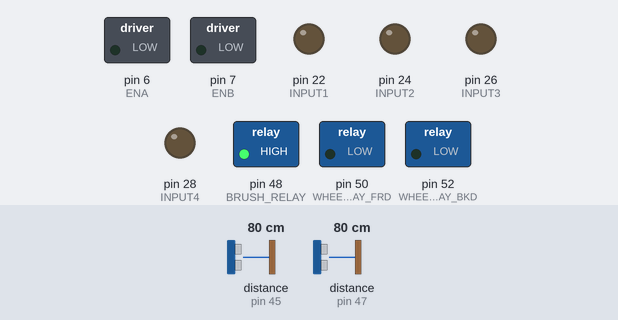
Simulated run of this sketch. Board: Arduino Mega 2560, built with avr-gcc and run on an emulated ATmega2560. On the bench: switched loads named in the sketch (green lamp = pin HIGH), output pins drawn as LEDs (lit = HIGH). Inputs (shaded band) come from the test bench; at power-on: distance to the obstacle (sensors on pin 45, pin 47) 80 cm. The echo pulse lasts 58.3 µs per cm; what the sketch prints to the serial monitor is not drawn.

Above: at 1.2 s.
1.3 s: distance to the obstacle (sensor on pin 45) set to 2 cm
2.8 s: distance to the obstacle (sensor on pin 47) set to 2 cm
Timing chart, 0 to 5.8 s (numbered marks = the images above; inputs shaded):
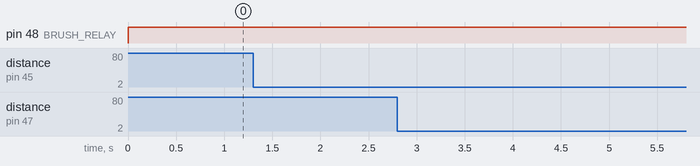

The sketch:

FINAL_CODE.ino
```cpp
#include <NewPing.h>
/**********************Definations:*******************/
//1. H-Bridge
#define INPUT1 22
#define INPUT2 24
#define INPUT3 26
#define INPUT4 28
#define ENA 6
#define ENB 7
//2.RotatingBrush_MotorRelay
#define BRUSH_RELAY 48
//3.Wheels_MotorRelay
#define WHEELRELAY_FRD 50
#define WHEELRELAY_BKD 52
//4.BluetoohModule
#define rx 0
#define tx 1
//5.UltraSonics
#define TRIG_FORWARD 44
#define ECHO_FORWARD 45
#define TRIG_BACKWARD 46
#define ECHO_BACKWARD 47
//6.Encoders
#define ENCODER_RIGHT 30
#define ENCODER_LEFT 32

#define SONAR_NUM 2      // Number of sensors.
#define MAX_DISTANCE 200 // Maximum distance (in cm) to ping.
NewPing sonar[SONAR_NUM] = {   // Sensor object array.
  NewPing(TRIG_FORWARD, ECHO_FORWARD, MAX_DISTANCE), // Each sensor's trigger pin, echo pin, and max distance to ping.
  NewPing(TRIG_BACKWARD, ECHO_BACKWARD, MAX_DISTANCE)
};

/*****************************************************/
/******************Global_Variables:*****************/
//1-PID_Parameters:
double kp = 0.085;
double ki = 5.5;
double kd = 0.00002;
//2-Speed_parameters:
int sv_speed = 100;     //this value is 0~255
double pv_speed = 0;
double set_speed = 0;
double e_speed = 0; //error of speed = set_speed - pv_speed
double e_speed_pre = 0;  //last error of speed
double e_speed_sum = 0;  //sum error of speed
double pwm_pulse = 0;     //this value is 0~255
//3-Encoder:
int rcount = 0;
int lcount = 0;
//4-Bluetooth_recieved_Charachters:
String mySt = "";
char myChar;
boolean stringComplete = false;  // whether the string is complete
boolean motor_start = false;
//5- Timer:
int timer1_counter; //for timer
int i = 0;
/*****************************************************/
/*******************Functions decleration:***********/
void roboForward_H (int);
void roboBackward_H (int);
void roboForward_Relay (void);
void roboBackward_Relay (void);
void roboStop (void);
void brushRotate(void);
void serialEvent(void);
void rencoder(void);
void lecnoder(void);
/*****************************************************/
void setup() {

  //PIN_MODE_SETUP:
  //1. H-Bridge
  pinMode (INPUT1, OUTPUT);
  pinMode (INPUT2, OUTPUT);
  pinMode (INPUT3, OUTPUT);
  pinMode (INPUT4, OUTPUT);
  pinMode (ENA, OUTPUT);
  pinMode (ENB, OUTPUT);
  //2.RotatingBrush_MotorRelay
  pinMode (BRUSH_RELAY, OUTPUT);
  //3.Wheels_MotorRelay
  pinMode (WHEELRELAY_FRD, OUTPUT);
  pinMode (WHEELRELAY_BKD, OUTPUT);
  //4.BluetoohModule
  pinMode (tx, OUTPUT);
  pinMode (rx, INPUT);
  //5.UltraSonics
  pinMode(ECHO_FORWARD, INPUT);
  pinMode(TRIG_FORWARD, OUTPUT);
  pinMode(ECHO_BACKWARD, INPUT);
  pinMode(TRIG_BACKWARD, OUTPUT);
  //6.Encoders
  pinMode(ENCODER_RIGHT, INPUT_PULLUP);
  pinMode(ENCODER_LEFT, INPUT_PULLUP);
  /*****************************************************/
  /***************SETUP&Initialization:*****************/
  digitalWrite(ENCODER_RIGHT, HIGH);
  digitalWrite(ENCODER_LEFT, HIGH);
  attachInterrupt(digitalPinToInterrupt(ENCODER_RIGHT), rencoder, RISING);
  attachInterrupt(digitalPinToInterrupt(ENCODER_LEFT) , lencoder, RISING);
  Serial.begin(115200);
  /*
    //--------------------------timer setup
    noInterrupts();           // disable all interrupts
    TCCR1A = 0;
    TCCR1B = 0;
    timer1_counter = 59286;   // preload timer 65536-16MHz/256/2Hz (34286 for 0.5sec) (59286 for 0.1sec)
    TCNT1 = timer1_counter;   // preload timer
    TCCR1B |= (1 << CS12);    // 256 prescaler
    TIMSK1 |= (1 << TOIE1);   // enable timer overflow interrupt
    interrupts();             // enable all interrupts
    //--------------------------timer setup
  */
  brushStop();
  roboStop();

}
/*****************************************************/
void loop() {
  //mySt='0';
  //serialEvent();
  //if (mySt == '1') { //Run the Robot autonomuslly
  brushRotate();
  while (1) {
    double d_Forward = sonar[0].ping_cm();
    Serial.print("forward is");
    Serial.println(d_Forward);
    double d_Backward = sonar[1].ping_cm();
    Serial.print("backward is");
    Serial.println(d_Backward);

    if (d_Forward > 30) {
      //roboForward_Relay();
      Serial.println("Forward");
    }
    else if (d_Backward > 30) {
      //roboBackward_Relay();
      Serial.println("Backward");
    }
    else {
      //roboStop();
      Serial.println("STOP");
    }


  }
  /*
    else if (mySt == '0') {
    brushStop();
    roboStop();
    }
    else {
    roboStop();
    }
  */
}
void roboForward_H (int s) {
  digitalWrite(INPUT1, HIGH);
  digitalWrite(INPUT2, LOW);
  digitalWrite(INPUT3, HIGH);
  digitalWrite(INPUT4, LOW);
  analogWrite(ENA, s);
  analogWrite(ENB, s);
}
void roboBackward_H (int s) {
  digitalWrite(INPUT1, LOW);
  digitalWrite(INPUT2, HIGH);
  digitalWrite(INPUT3, LOW);
  digitalWrite(INPUT4, HIGH);
  analogWrite(ENA, s);
  analogWrite(ENB, s);
}
void roboForward_Relay (void) {
  digitalWrite(WHEELRELAY_FRD, HIGH);
  digitalWrite(WHEELRELAY_BKD, LOW);
}
void roboBackward_Relay (void) {
  digitalWrite(WHEELRELAY_BKD, HIGH);
  digitalWrite(WHEELRELAY_FRD, LOW);
}
void roboStop (void) {
  digitalWrite(WHEELRELAY_FRD, LOW);
  digitalWrite(WHEELRELAY_BKD, LOW);
  digitalWrite(INPUT1, LOW);
  digitalWrite(INPUT2, LOW);
  digitalWrite(INPUT3, LOW);
  digitalWrite(INPUT4, LOW);
  analogWrite(ENA, 0);
  analogWrite(ENB, 0);
}
void brushRotate(void) {
  digitalWrite(BRUSH_RELAY, HIGH);
}
void brushStop(void) {
  digitalWrite(BRUSH_RELAY, LOW);
}
void rencoder()  {// pulse and direction, direct port reading to save cycles
  rcount++;
}
void lencoder()  {// pulse and direction, direct port reading to save cycles
  lcount++;
}
void serialEvent(void) {
  while (Serial.available()) {
    char inChar = (char)Serial.read();// get the new byte
    if (inChar != '\n') {// add it to the inputString
      mySt += inChar;
    }
    // if the incoming character is a newline, set a flag
    // so the main loop can do something about it:
    if (inChar == '\n') {
      stringComplete = true;
    }
  }
}
/*ISR(TIMER1_OVF_vect)        // interrupt service routine - tick every 0.1sec
  {
  TCNT1 = timer1_counter;   // set timer
  pv_speed = 60.0*(rcount/12.0)/0.1;  //calculate motor speed, unit is rpm
  rcount=0;
  //print out speed
  if (Serial.available() <= 0) {
    Serial.print("speed");
    Serial.println(pv_speed);         //Print speed (rpm)
    }
  //PID program
  if (motor_start){
    e_speed = set_speed - pv_speed;
    pwm_pulse = e_speed*kp + e_speed_sum*ki + (e_speed - e_speed_pre)*kd;
    e_speed_pre = e_speed;  //save last (previous) error
    e_speed_sum += e_speed; //sum of error
    if (e_speed_sum >4000) e_speed_sum = 4000;
    if (e_speed_sum <-4000) e_speed_sum = -4000;
  }
  else{
    e_speed = 0;
    e_speed_pre = 0;
    e_speed_sum = 0;
    pwm_pulse = 0;
  }


  //update new speed
  if (pwm_pulse <255 & pwm_pulse >0){
    analogWrite(ENA,pwm_pulse);  //set motor speed
  }
  else{
    if (pwm_pulse>255){
      analogWrite(ENA,255);
    }
    else{
      analogWrite(ENA,0);
    }
  }
  }
*/
double distanceCalc(int sensorNum) {
  double duration, cm;
  if (sensorNum == 1) { // forwardSensor
    digitalWrite(TRIG_FORWARD, LOW);
    delayMicroseconds(2);
    digitalWrite(TRIG_FORWARD, HIGH);
    delayMicroseconds(2);
    duration = pulseIn(ECHO_FORWARD, HIGH, 15000);
    cm = (duration) * (0.034 / 2.0); // Divide by 29.1 or multiply by 0.0343
    digitalWrite(TRIG_FORWARD, LOW);
    digitalWrite(ECHO_FORWARD, LOW);
    Serial.println(cm);


  }
  else if (sensorNum == 2) { // backwardSensor
    digitalWrite(TRIG_BACKWARD, LOW);
    delayMicroseconds(2);
    digitalWrite(TRIG_BACKWARD, HIGH);
    delayMicroseconds(10);
    duration = pulseIn(ECHO_BACKWARD, HIGH);
    cm = (duration) * (0.034 / 2.0); // Divide by 29.1 or multiply by 0.0343
    digitalWrite(TRIG_BACKWARD, LOW);

  }
  else {
    //do nothing
  }

  return cm + 1;

}
```
